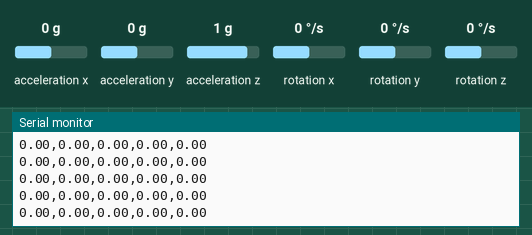
A sketch run on a simulated Arduino Uno, built with avr-gcc and run on an emulated ATmega328P. Shown: the last lines printed to the serial monitor. Inputs (shaded band) come from the test bench; at power-on: acceleration z 1 g, acceleration x 0 g, acceleration y 0 g, rotation z 0 °/s, rotation x 0 °/s, rotation y 0 °/s.

Above: at 2.2 s.
2.3 s: acceleration z set to 0 g
At 3.4 s:
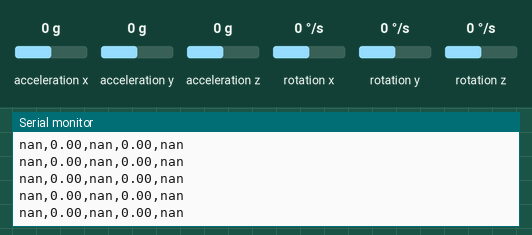
4.2 s: acceleration x set to -1.4 g
At 4.8 s:
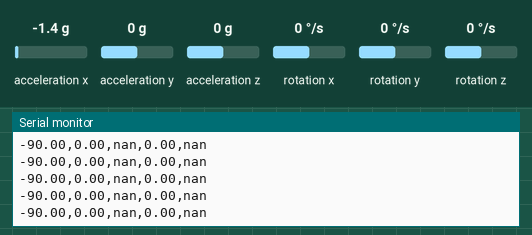
6.1 s: acceleration y set to -1.4 g
At 7.1 s:
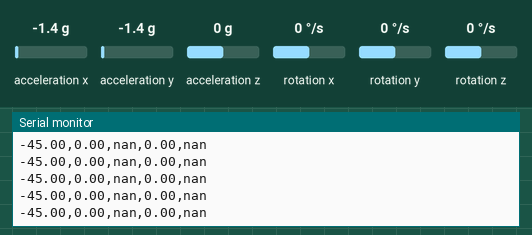
7.6 s: rotation z set to -192 °/s
At 8.4 s:
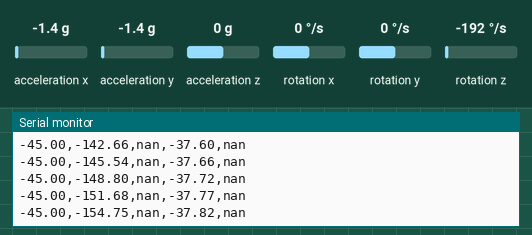
10.6 s: rotation z set to 0 °/s
At 11.1 s:
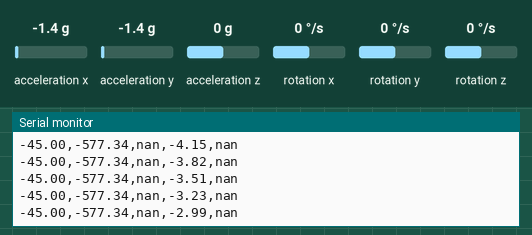
13.6 s: acceleration x set to 0 g
At 14.1 s:
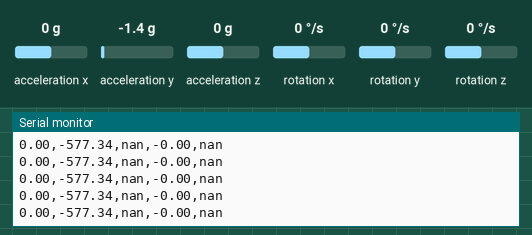
Timing chart, 0 to 16.6 s (numbered marks = the images above; inputs shaded):
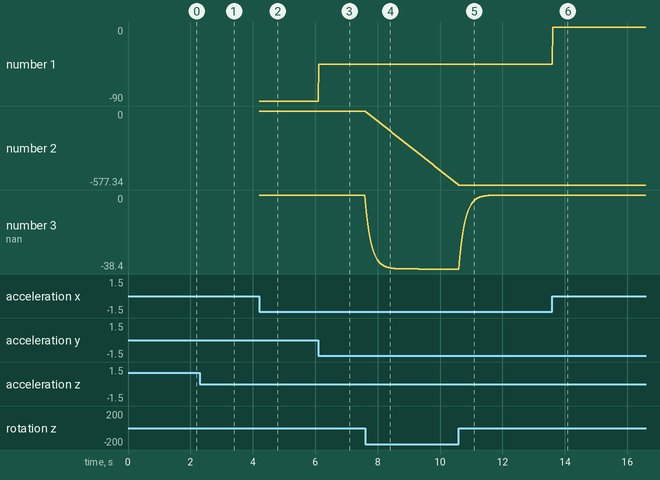

The sketch:

IMU_I2C_6050_Filtrages.ino
```cpp
// Filtrage passe bas , passe haut et complémentaire pour le capteur MPU 6050
// Plages de fonctionnement réglables
// --------------------- NOTA --------------------------//
// Axe X horizontal dans le sens du déplacement - Axe Y vertical vers le haut
// Angle mesuré par rappport à la verticale (Y)
/*    ________   Capteur :
     |        |
     |   Y    |
     |   |    |
     |   |___ |
     |     X  |
     |________|
*/
// Bibliothèques utiles
#include "Wire.h"                           // bibliothèque I2C
#include "I2Cdev.h"                         // Installer ces 2 librairies
#include "MPU6050.h"

MPU6050 mpu;                                 // declaration d'un objet

// Coefficients des capteurs (dépendant du réglage des registres : confer fonction setting_sensor() dans le Setup)
float    GYRO_FACTOR;
float    ACCEL_FACTOR;

//  Offset (ou bias) des capteurs
float    offset_gyro_z = 0;
float    offset_x_accel = 0;
float    offset_y_accel = 0;
float    offset_z_accel = 0;

// Mesures et Angles
int16_t ax, ay, az;                            // mesures brutes
int16_t gx, gy, gz;
float angle_gyro=0;
float angle_accelero=0;
float angle_gyro_filtrePH = 0;                 // angle filtré passe Haut
float angle_accelero_filtrePB = 0;             // angle filtré passe Bas
float angle_filtre_complementaire=0;

// valeurs utiles aux capteurs
unsigned long last_read_time;
float    last_angle_accelero;
float    last_angle_gyro;

// Constantes des filtres
float TauPB = 0.2;                           // Constante du filtre passe bas du 1er ordre (modifiable)
float TauPH = 0.2;                           // Constante du filtre passe haut du 1er ordre (modifiable)

const float RADIANS_TO_DEGREES = 57.2958;                 // 180/pi
// **********************************************************************************************
void setup() {
      Wire.begin();                                         //I2C bus
      Serial.begin(115200);
      mpu.initialize();                                     // initialize device
      Serial.println("Test de la connection du dispositif ...");
      Serial.println(mpu.testConnection() ? "MPU6050 connection reussie" : "MPU6050 connection echec");

      setting_sensors();                                    // Réglage des plages de fonctionnement via les registres
      calibrate_sensors();                                  // Mesurage des offsets des capteurs

      delay(1000);
      last_read_time = millis();
}

void loop() {
// *********************** 1. Lecture **************************************
      mpu.getMotion6(&ax, &ay, &az, &gx, &gy, &gz);                   // lecture complète du capteur I2C

      unsigned long t_now = millis();                                 // temps de la dernière lecture

// *********************** 2. Calculs **************************************
// offsets et gain pour le gyroscope
      float gyro_z = (gz - offset_gyro_z)/GYRO_FACTOR;                                  // en °/s

// valeurs accelerometre (modifs signe possible en fonction de l'implantation)
      float accel_x = ax;
      float accel_y = ay;
      float accel_z = az;

// Calcul des angles bruts via les accéléromètres
      angle_accelero = atan(ax/sqrt(pow(ay,2) + pow(az,2)))*RADIANS_TO_DEGREES;    // par rapport à l'axe Y

// Calcul des angles bruts via les gyroscopes
      float dt =(t_now - last_read_time)/1000.0;                                        // en secondes
      angle_gyro = gyro_z*dt + last_angle_gyro;

// calcul des angles filtrés
      // Passe Bas pour l'accéléromètre
      angle_accelero_filtrePB = angle_accelero_filtrePB + (dt/TauPB)*(angle_accelero - angle_accelero_filtrePB);

      // Passe Haut pour le gyroscope
      angle_gyro_filtrePH = angle_gyro_filtrePH*(1-dt/TauPH)+(angle_gyro - last_angle_gyro);

// Application du filtre complémentaire
      const float alpha = 0.98;                                                         //alpha dépend du temps d'echantillonnage
      angle_filtre_complementaire = alpha*(angle_filtre_complementaire + gyro_z*dt) + (1.0 - alpha)*angle_accelero;


// ***************** 3. Affichages (Décommenter les affichages utiles) ******************
// angles via l'accelero
      Serial.print(angle_accelero);
      Serial.print(",");

// angles via le gyro
      Serial.print(angle_gyro);
      Serial.print(",");

// angles filtrés de l'accéléro et gyro
      Serial.print(angle_accelero_filtrePB);
      Serial.print(",");
      Serial.print(angle_gyro_filtrePH);
      Serial.print(",");

// angles via le filtre complémentaire
      Serial.print(angle_filtre_complementaire);

      Serial.println();


// ****************************4. Opérations de boucle ************************************
// Delai de boucle (modifiable mais lié à alpha)
      delay(10);

// Enregistrement des dernieres valeurs pour la boucle suivante
      last_read_time = t_now;
      last_angle_accelero = angle_accelero;
      last_angle_gyro = angle_gyro;
}


// ================================================================
// ===                Fonctions utiles                      ===
// ================================================================
// Calibration initial(offset ou bias du capteur)
void calibrate_sensors() {
  int  num_readings = 20;
  mpu.getMotion6(&ax, &ay, &az, &gx, &gy, &gz);

  for (int i = 0; i < num_readings; i++) {
        mpu.getMotion6(&ax, &ay, &az, &gx, &gy, &gz);
        offset_gyro_z += gz;
        offset_x_accel += ax;
        offset_y_accel += ay;
        offset_z_accel += az;
  }

  offset_gyro_z /= num_readings;
  offset_x_accel /= num_readings;
  offset_y_accel /= num_readings;
  offset_z_accel /= num_readings;
}

//*************************************************************************************
// Choix des plages de fonctionnement
void setting_sensors() {

// *************** Gyroscope **************************
// Solution 1 : modification dans le programme
    uint8_t FS_SEL = 0;                                                             // modifiable entre 0 et 3: confer datasheet MPU 6050
// Solution 2 : entrée au clavier (à decommenter si besoin)
/*
    Serial.println("Reglages du gyroscope");
    Serial.println("Taper 0 pour une plage de 250°/s");
    Serial.println("Taper 1 pour une plage de 500°/s");
    Serial.println("Taper 2 pour une plage de 1000°/s");
    Serial.println("Taper 3 pour une plage de 2000°/s");

    while (Serial.available()==0){}                                                    // attente de valeur ou depart
    while (Serial.available() > 0)                                                     // tant que quelquechose est en attente sur le port série
          {FS_SEL = Serial.parseInt();}
*/
// *******************************************
    mpu.setFullScaleGyroRange(FS_SEL);                        // Set the full scale range of the gyro

    // Affichage (optionnel) (à decommenter si besoin)
    uint8_t READ_FS_SEL = mpu.getFullScaleGyroRange();        // get scale value of gyro
    GYRO_FACTOR = 131.0/(FS_SEL + 1);
/*
    Serial.println();
    Serial.print("valeur du registre FS_SEL (range) du Gyro = ");
    Serial.print(READ_FS_SEL);
    Serial.print("  ;  plage +/- : ");
          if (READ_FS_SEL==0) {Serial.print(" 250°/s ");}
          else if (READ_FS_SEL==1) {Serial.print(" 500°/s ");}
          else if (READ_FS_SEL==2) {Serial.print(" 1000°/s ");}
          else if (READ_FS_SEL==3) {Serial.print(" 2000°/s ");}
    Serial.print(" ; gain du Gyro = ");
    Serial.println(GYRO_FACTOR);
    Serial.println();
*/
// ***************** Acceleromètre ************************
// Solution 1 : modification dans le programme
    uint8_t AFS_SEL = 0;                                       // modifiable entre 0 et 3: confer datasheet MPU 6050
// Solution 2 : entrée au clavier (à decommenter si besoin)
/*
    Serial.println("Reglages de l'accélérometre");
    Serial.println("Taper 0 pour une plage de 2g");
    Serial.println("Taper 1 pour une plage de 4g");
    Serial.println("Taper 2 pour une plage de 8g");
    Serial.println("Taper 3 pour une plage de 16g");

    while (Serial.available()==0){}                                                    // attente de valeur ou depart
    while (Serial.available() > 0)                                                     // tant que quelquechose est en attente sur le port série
          {AFS_SEL = Serial.parseInt();}
*/
// *******************************************
    mpu.setFullScaleAccelRange(AFS_SEL);                                               // Set the full scale range of the gyro


// Affichage (optionnel)   (à decommenter si besoin)
    uint8_t READ_AFS_SEL = mpu.getFullScaleAccelRange();                                // get default full scale value of accelerometer
    ACCEL_FACTOR = 16384.0/(AFS_SEL + 1);
/*
    Serial.println();
    Serial.print("valeur du registre FS_SEL (range) de l'accelerometre = ");
    Serial.print(READ_AFS_SEL);
    Serial.print(" ;  plage +/- : ");
          if (READ_AFS_SEL==0) {Serial.print(" 2g ");}
          else if (READ_AFS_SEL==1) {Serial.print(" 4g ");}
          else if (READ_AFS_SEL==2) {Serial.print(" 8g ");}
          else if (READ_AFS_SEL==3) {Serial.print(" 16g ");}
    Serial.print(" ; gain de l'accelerometre = ");
    Serial.println(ACCEL_FACTOR);
    Serial.println();
 delay(2000);
*/
}
```

Measured:
- after the input at 2.3 s, the serial monitor: prints a new line at once (image 1)
- after the input at 4.2 s, the serial monitor: prints a new line at once (image 2)
- after the input at 6.1 s, the serial monitor: prints a new line at once (image 3)
- after the input at 7.6 s, the serial monitor: prints a new line at once (image 4)
- plotted number 1: -90 → -45 after the input at 6.1 s
- plotted number 2: 0 → -577.34 after the input at 7.6 s
- plotted number 3: 0 → -38.4 after the input at 7.6 s
